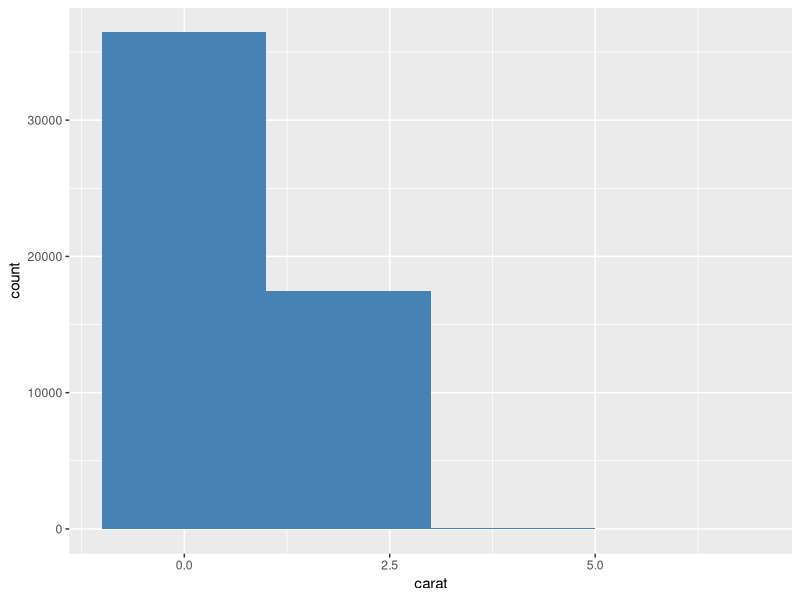
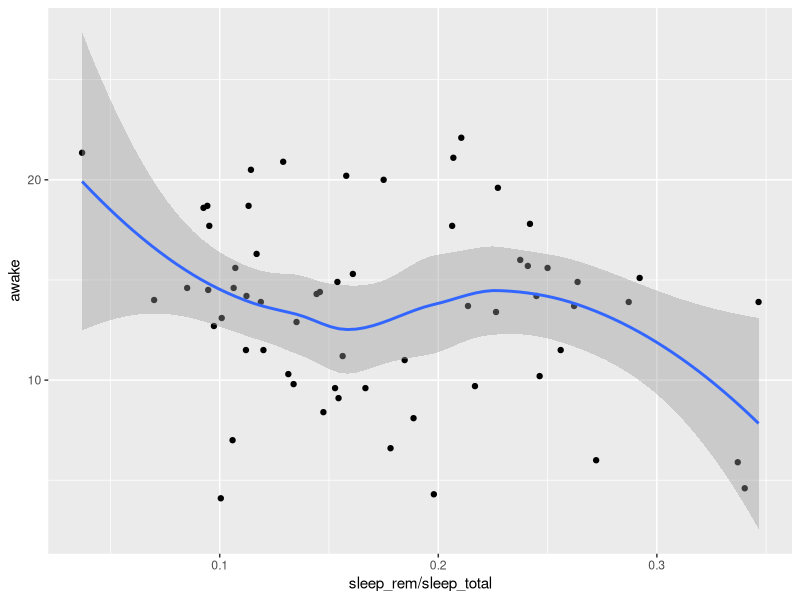
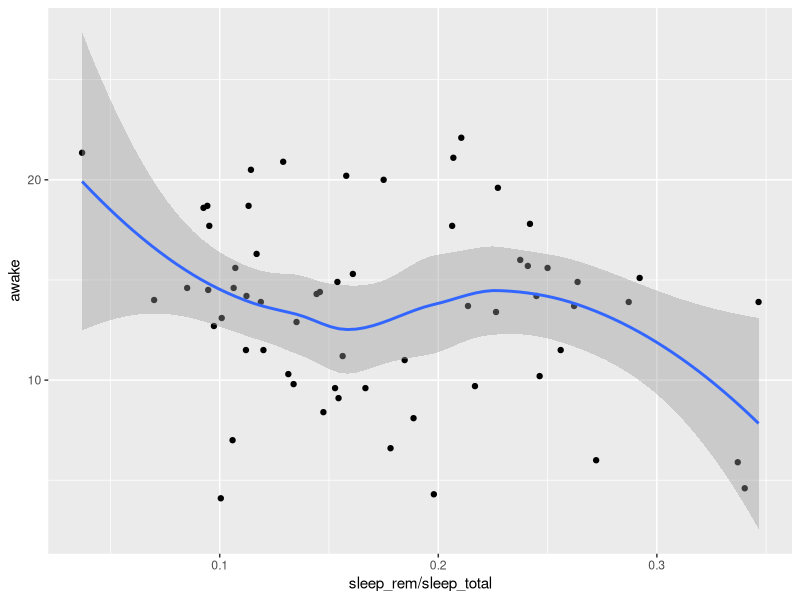
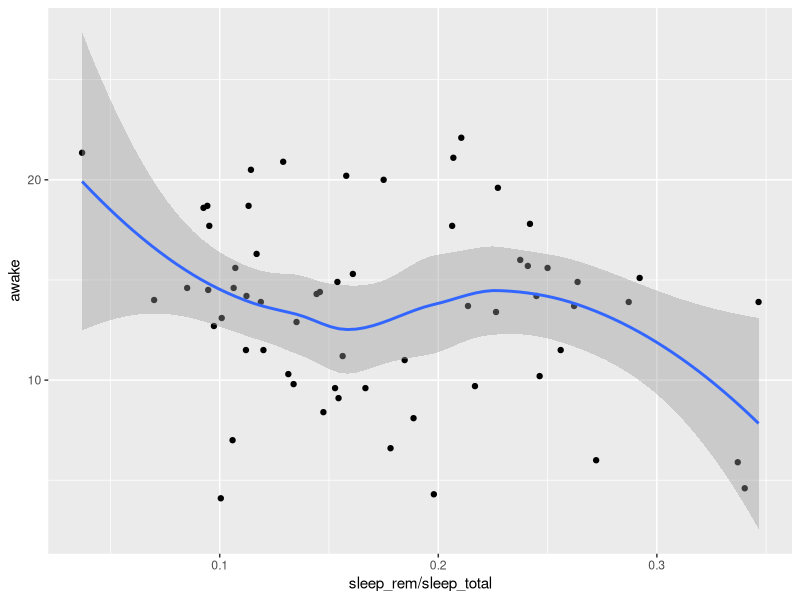
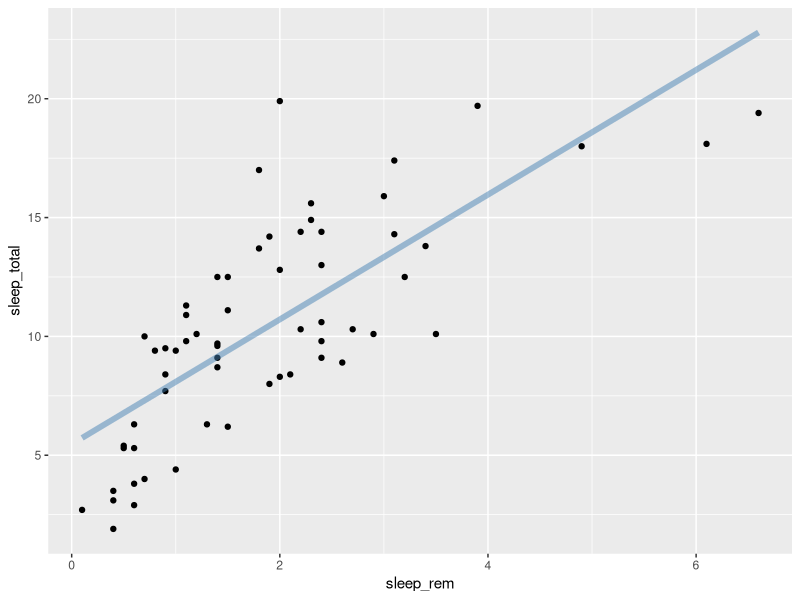
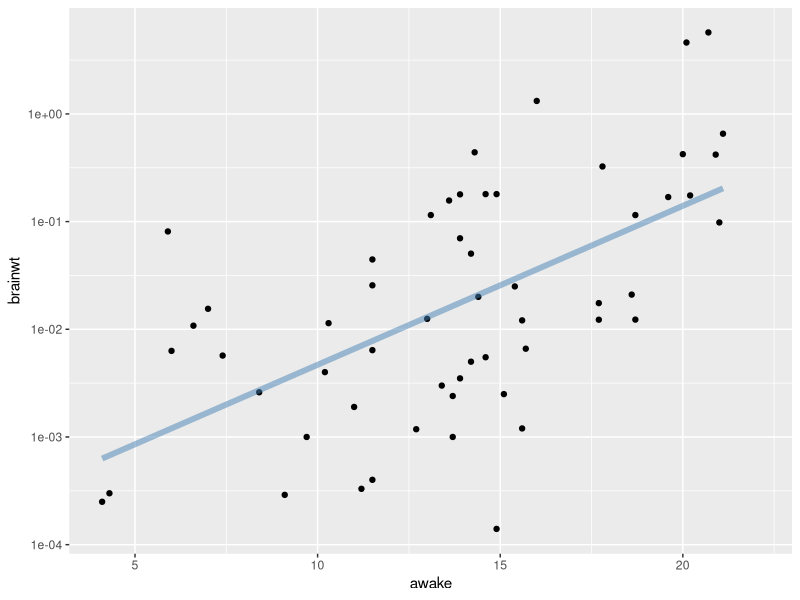
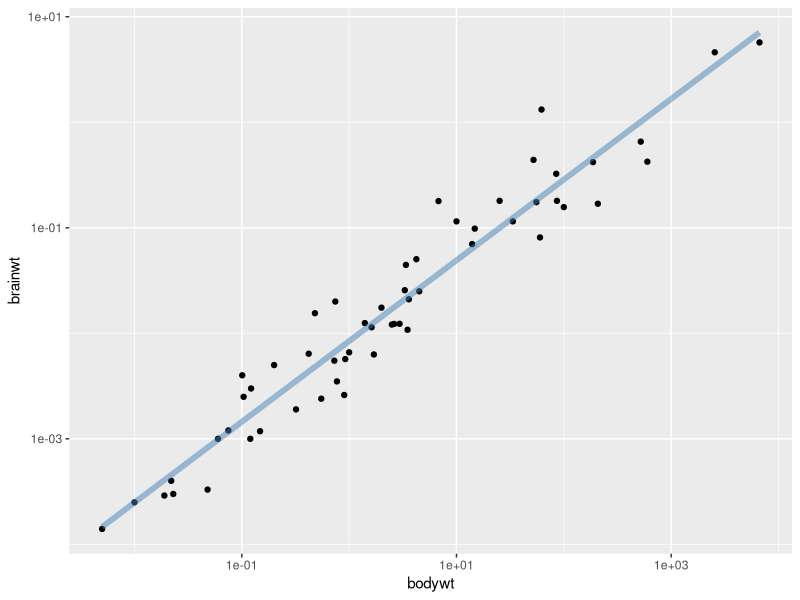
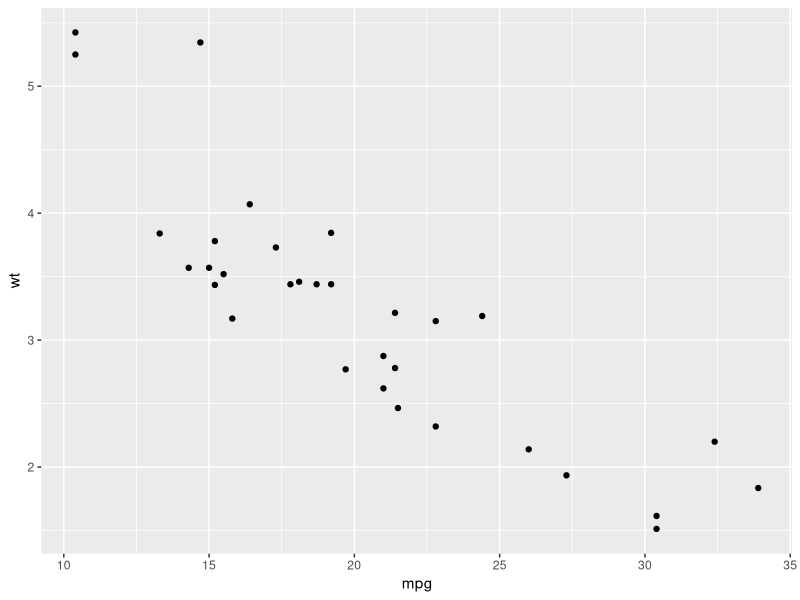

R code for these plots, in order:
# layers
library(ggplot2)
p <- ggplot(diamonds, aes(carat))
p + geom_histogram(binwidth = 2, fill = "steelblue")

# following are equal
qplot(sleep_rem / sleep_total, awake, data = msleep) + geom_smooth()
qplot(sleep_rem / sleep_total, awake, data = msleep, geom = c("point", "smooth"))
ggplot(data = msleep,mapping = aes(sleep_rem / sleep_total, awake)) + 
  geom_point() + geom_smooth()

# eg.1
library(scales)
bestfit <- geom_smooth(method = "lm", se = FALSE,
                       color = alpha("steelblue", 0.5), size = 2)
qplot(sleep_rem, sleep_total, data = msleep) + bestfit
qplot(awake, brainwt, data = msleep, log = 'y') + bestfit
qplot(bodywt, brainwt, data = msleep, log = 'xy') + bestfit

# eg.2
p <- ggplot(mtcars)
summary(p)
p <- p + aes(wt, hp)

p <- ggplot(mtcars, aes(x = mpg, y = wt))
p + geom_point()
p + geom_point(mapping = aes(col = factor(cyl)))
p + geom_point(mapping = aes(y = disp))

# eg.3
library(nlme)
p <- ggplot(Oxboys, aes(age, height, group = Subject)) + geom_line()
p
p + geom_smooth(mapping = aes(group = 1),method = "lm", size = 2, se = F)

boysbox <- ggplot(Oxboys, aes(Occasion, height)) + geom_boxplot()
boysbox
boysbox + geom_line(mapping = aes(group = Subject), col = "red")

# stat
ggplot(diamonds, aes(carat)) + 
  geom_histogram(aes(y = ..density..), binwidth = 0.1)
ggplot(diamonds, aes(carat)) + 
  geom_histogram(binwidth = 0.1)

d <- ggplot(diamonds, aes(carat)) + xlim(0, 3)
d + stat_bin(binwidth = 0.1)
d + stat_bin(aes(y = ..count..), binwidth = 0.1, fill = "blue", col = "green")
d + stat_bin(aes(y = ..count..), binwidth = 0.1, geom = "area", 
             fill = "red", col = "green")
d + stat_bin(
  aes(size = ..density..), binwidth = 0.1,
  geom = "point", position = "identity"
)

# mixed model
library(nlme)
model <- lme(height ~ age, data = Oxboys,
             random = ~ 1 + age | Subject)
oplot <- ggplot(Oxboys, aes(x = age, y = height, group = Subject)) + geom_line()
oplot

age_grid <- seq(-1, 1, length = 10)
subjects <- unique(Oxboys$Subject)
# generate grid dataframe
preds <- expand.grid(age = age_grid, Subject = subjects)
# data argument needs to be a dataframe
preds$height <- predict(model, preds)

# update dataset
oplot + geom_line(data = preds, col = "#3366FF", size = 0.4)
Oxboys$fitted <- predict(model)
Oxboys$resid <- with(Oxboys, fitted - height)
oplot %+% Oxboys + aes(y = resid) + geom_smooth(aes(group = 1)) 

# update the model
model2 <- update(model, height ~ age + I(age ^ 2))
Oxboys$fitted2 <- predict(model2)
Oxboys$resid2 <- with(Oxboys, fitted2 - height)
oplot %+% Oxboys + aes(y = resid2) + geom_smooth(aes(group = 1))
